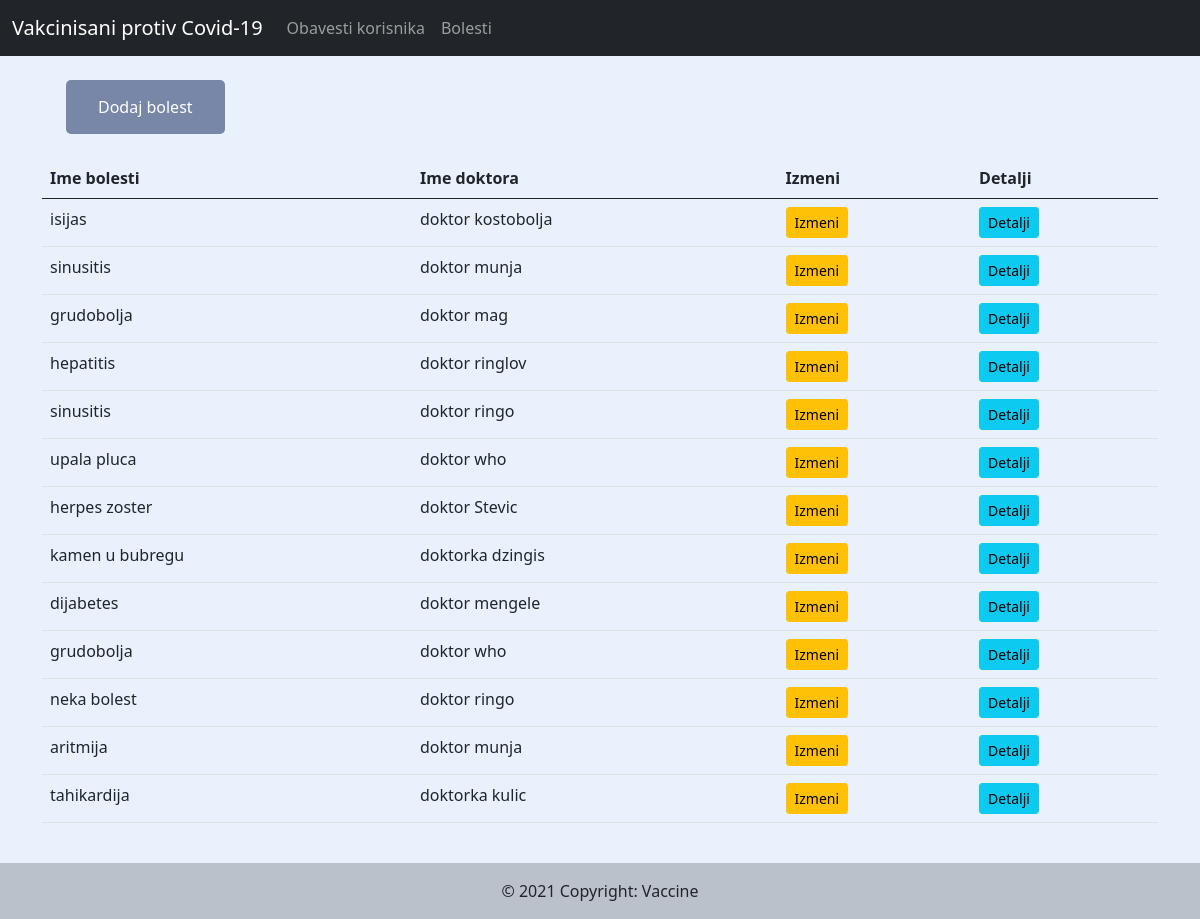
Page /bolest/ on the earlier database version.
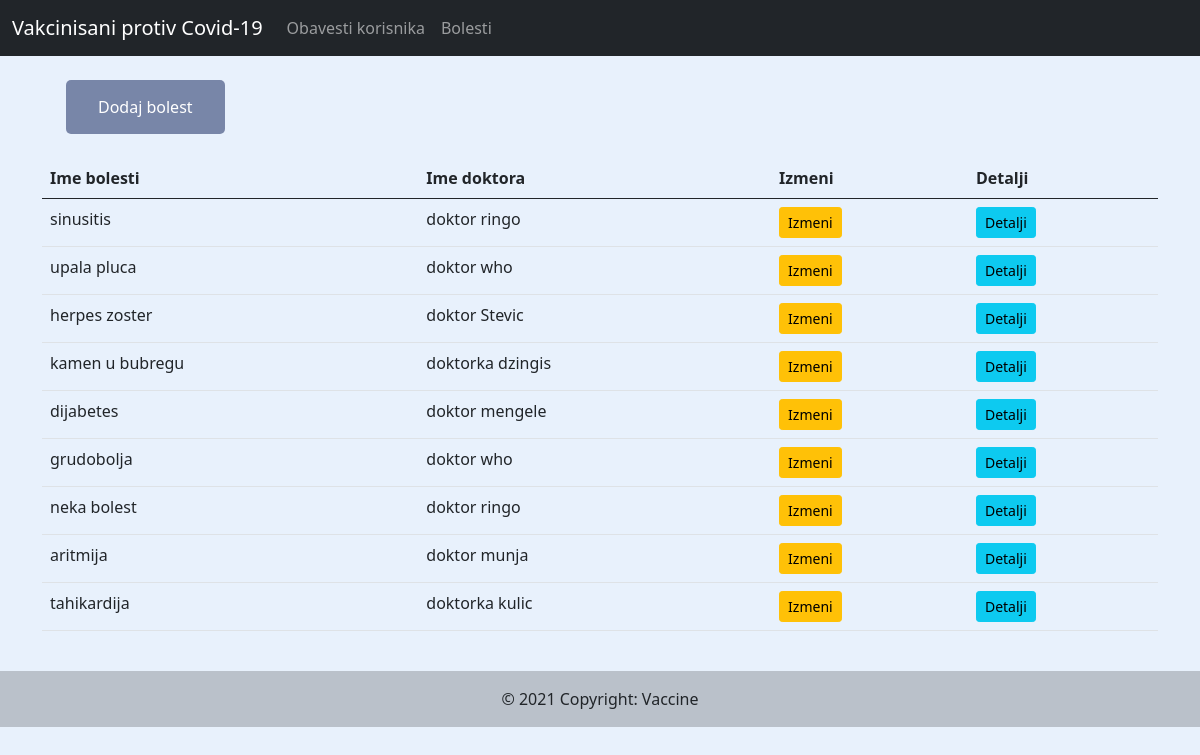
Same page on the later database version.
### vakcinisani/models.py (models this page shows, shortened)
class Bolest(models.Model):
    id = models.AutoField(primary_key=True)
    ime_bolesti = models.CharField(max_length=100)
    ime_doktora = models.CharField(max_length=100, null=True)

### vakcinisani/views.py (the view)
# urls.py: path('bolest/', views.bolest_lista, name='bolest'),
def bolest_lista(request):
    bolesti = Bolest.objects.all().order_by('-id')
    form = BolestForm
    return render(request, 'bolest.html', {'bolesti':bolesti, 'form':form})

### vakcinisani/templates/bolest.html (shortened to what this page needs)
{% extends 'base.html' %}
{% load static %}
{% block content %}
<div class="container">
  <div class="row">
    <div class="col">
      <button id="modal-za-bolest" type="button" name="button">Dodaj bolest</button>
    </div>
  </div>
  <div class="col">
    <table class="table" id="tabelaBolesti">
      <thead>
        <tr>
          <th>Ime bolesti</th>
          <th>Ime doktora</th>
          <th>Izmeni</th>
          <th>Detalji</th>
        </tr>
      </thead>
      <tbody>
        {% for i in bolesti %}
        <tr>
          <td id="detalji-tippy-{{i.id}}">{{i.ime_bolesti}}</td>
          <td>{{i.ime_doktora}}</td>
          <td><a id="izmeni-za-ajax-{{i.id}}" class="btn btn-warning btn-sm" href="{% url 'izmeni_bolest' i.id %}">Izmeni</a></td>
          <td><a id="detalji-za-ajax-{{i.id}}" class="btn btn-info btn-sm detalji-tippy" data-template="detalji-tippy-{{i.id}}" href="{% url 'detalji_bolest' i.id %}">Detalji</a></td>
        </tr>
        {% endfor %}
      </tbody>
    </table>
  </div>
</div>
{% endblock %}

Differences in the rows shown:
removed Bolest: ime_bolesti "isijas", ime_doktora "doktor kostobolja"
removed Bolest: ime_bolesti "sinusitis", ime_doktora "doktor munja"
removed Bolest: ime_bolesti "grudobolja", ime_doktora "doktor mag"
removed Bolest: ime_bolesti "hepatitis", ime_doktora "doktor ringlov"
